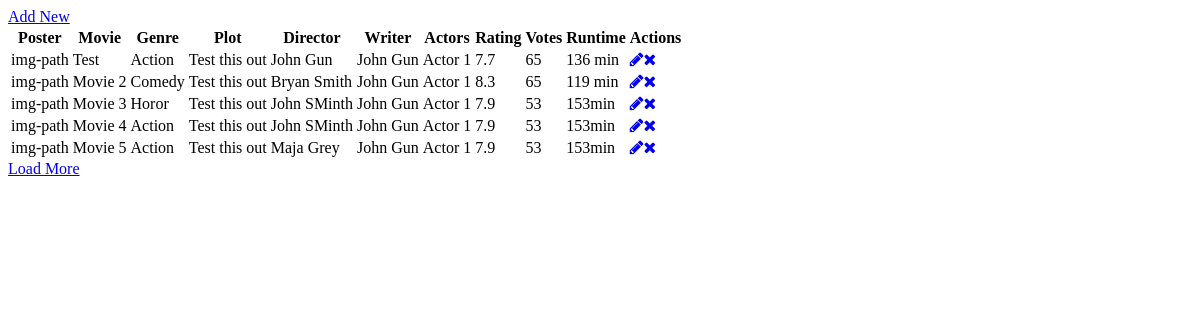
The app's page /movies.php with its own data.
### tables this page shows
CREATE TABLE `movies` (
  `ID` int(10) NOT NULL,
  `title` varchar(100) NOT NULL,
  `year` varchar(100) NOT NULL,
  `rated` varchar(100) NOT NULL,
  `released` date NOT NULL,
  `runtime` varchar(100) NOT NULL,
  `genre` varchar(100) NOT NULL,
  `director` varchar(100) NOT NULL,
  `writer` varchar(100) NOT NULL,
  `actors` varchar(1000) NOT NULL,
  `plot` varchar(100) NOT NULL,
  `language` varchar(100) DEFAULT NULL,
  `country` varchar(100) DEFAULT NULL,
  `awards` varchar(100) DEFAULT NULL,
  `poster` varchar(100) NOT NULL,
  `raitings_count` int(100) NOT NULL,
  `imbd_rating` varchar(100) NOT NULL,
  `imbd_votes` varchar(100) NOT NULL,
  `Imbd_ID` varchar(100) NOT NULL
);

### movies.php (the view, shortened to what this page needs)
<link href="./css/main.css" type="text/css" rel="stylesheet">
<link href="./css/class.css" type="text/css" rel="stylesheet">
<link href="./css/font-awesome.min.css"  type="text/css" rel="stylesheet">
<?php
	$servername = "localhost";
	$username = "root";
	$password = "zorica";
	$dbname = "movies_pro";
	$conn = new mysqli($servername, $username, $password, $dbname);
	$conn->set_charset('utf8');
	$sql = "SELECT
				movies.title,
				movies.runtime,
				movies.genre,
				movies.director,
				movies.writer,
				movies.actors,
				movies.plot,
				movies.poster,
				movies.imbd_rating,
				movies.imbd_votes
				FROM movies
				LIMIT 10";
	$result = $conn->query($sql);
	if ($result->num_rows > 0) {
			$row_num = $result->num_rows;
		?>
		<div class="movies">
			<div class="movie_box">
				<div class="add_new_holder">
					<a href="http://localhost/movies/index.html" clas="add" id="add_new">Add New</a>
				</div>
				<div class="movie_table">
					<table>
						 <tr>
							<th>Poster</th>
							<th>Movie</th>
							<th>Genre</th>
							<th>Plot</th>
							<th>Director</th>
							<th>Writer</th>
							<th>Actors</th>
							<th>Rating</th>
							<th>Votes</th>
							<th>Runtime</th>
							<th>Actions</th>
						  </tr>
							<?php
								$i = 0;
								while($row = $result->fetch_assoc()) {
									if($i < 5 ) {
									$i++; ?>
						  			<tr>
										<td id="movie_poster"><?php echo $row['poster'];?></td>
										<td id="movie_title"><?php echo $row['title'];?></td>
										<td id="movie_genre"><?php echo $row['genre'];?></td>
										<td id="movie_plot"><?php echo $row['plot'];?></td>
										<td id="movie_director"><?php echo $row['director'];?></td>
										<td id="movie_writer"><?php echo $row['writer'];?></td>
										<td id="movie_actors"><?php echo $row['actors'];?></td>
										<td id="movie_rating"><?php echo $row['imbd_rating'];?></td>
										<td id="movie_votes"><?php echo $row['imbd_votes'];?></td>
										<td id="movie_runtime"><?php echo $row['runtime'];?></td>
										<td id="movie_actions" class="flex">
											<a href="edit">
												<i class="fa fa-pencil" aria-hidden="true"></i>
											</a>
											<a href="delete">
												<i class="fa fa-times" aria-hidden="true"></i>
											</a>
										</td>
						  		</tr>
						  <?php } }?>
					</table>
				</div>
				<?php if ($row_num > 4): ?>
				<div class="load_more">
					<a href="javascript:void(0);" id="show_more" onclick="load_more()">Load More</a>
				</div>
				<?php endif; ?>
			</div>
		</div>
<?php } ?>

### css/class.css (style rules this page uses)
* { box-sizing: border-box; }
.flex { display: flex; }

### records on screen
movies: poster "img-path", title "Test", genre "Action", plot "Test this out", director "John Gun", writer "John Gun", actors "Actor 1", imbd_rating "7.7", imbd_votes "65", runtime "136 min"
movies: poster "img-path", title "Movie 2", genre "Comedy", plot "Test this out", director "Bryan Smith", writer "John Gun", actors "Actor 1", imbd_rating "8.3", imbd_votes "65", runtime "119 min"
movies: poster "img-path", title "Movie 3", genre "Horor", plot "Test this out", director "John SMinth", writer "John Gun", actors "Actor 1", imbd_rating "7.9", imbd_votes "53", runtime "153min"
movies: poster "img-path", title "Movie 4", genre "Action", plot "Test this out", director "John SMinth", writer "John Gun", actors "Actor 1", imbd_rating "7.9", imbd_votes "53", runtime "153min"
movies: poster "img-path", title "Movie 5", genre "Action", plot "Test this out", director "Maja Grey", writer "John Gun", actors "Actor 1", imbd_rating "7.9", imbd_votes "53", runtime "153min"
